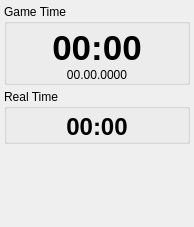
<?xml version="1.0" encoding="UTF-8"?>
<ui version="4.0">
 <class>Form</class>
 <widget class="QWidget" name="Form">
  <property name="geometry">
   <rect>
    <x>0</x>
    <y>0</y>
    <width>194</width>
    <height>227</height>
   </rect>
  </property>
  <property name="windowTitle">
   <string>Form</string>
  </property>
  <layout class="QVBoxLayout" name="verticalLayout">
   <property name="spacing">
    <number>4</number>
   </property>
   <property name="leftMargin">
    <number>4</number>
   </property>
   <property name="topMargin">
    <number>4</number>
   </property>
   <property name="rightMargin">
    <number>4</number>
   </property>
   <property name="bottomMargin">
    <number>4</number>
   </property>
   <item>
    <widget class="QGroupBox" name="groupBox">
     <property name="title">
      <string>Game Time</string>
     </property>
     <property name="checkable">
      <bool>false</bool>
     </property>
     <layout class="QVBoxLayout" name="verticalLayout_2">
      <property name="spacing">
       <number>0</number>
      </property>
      <property name="leftMargin">
       <number>4</number>
      </property>
      <property name="topMargin">
       <number>4</number>
      </property>
      <property name="rightMargin">
       <number>4</number>
      </property>
      <property name="bottomMargin">
       <number>0</number>
      </property>
      <item>
       <widget class="QLabel" name="gameTimeLabel">
        <property name="font">
         <font>
          <pointsize>26</pointsize>
          <weight>75</weight>
          <bold>true</bold>
         </font>
        </property>
        <property name="text">
         <string>00:00</string>
        </property>
        <property name="alignment">
         <set>Qt::AlignCenter</set>
        </property>
       </widget>
      </item>
      <item>
       <widget class="QLabel" name="gameDateLabel">
        <property name="font">
         <font>
          <pointsize>9</pointsize>
         </font>
        </property>
        <property name="text">
         <string>00.00.0000</string>
        </property>
        <property name="alignment">
         <set>Qt::AlignBottom|Qt::AlignHCenter</set>
        </property>
       </widget>
      </item>
     </layout>
    </widget>
   </item>
   <item>
    <widget class="QGroupBox" name="groupBox_2">
     <property name="title">
      <string>Real Time</string>
     </property>
     <layout class="QVBoxLayout" name="verticalLayout_3">
      <property name="spacing">
       <number>0</number>
      </property>
      <property name="leftMargin">
       <number>4</number>
      </property>
      <property name="topMargin">
       <number>4</number>
      </property>
      <property name="rightMargin">
       <number>4</number>
      </property>
      <property name="bottomMargin">
       <number>0</number>
      </property>
      <item>
       <widget class="QLabel" name="realTimeLabel">
        <property name="font">
         <font>
          <pointsize>18</pointsize>
          <weight>75</weight>
          <bold>true</bold>
         </font>
        </property>
        <property name="text">
         <string>00:00</string>
        </property>
        <property name="alignment">
         <set>Qt::AlignCenter</set>
        </property>
       </widget>
      </item>
     </layout>
    </widget>
   </item>
   <item>
    <spacer name="verticalSpacer">
     <property name="orientation">
      <enum>Qt::Vertical</enum>
     </property>
     <property name="sizeHint" stdset="0">
      <size>
       <width>20</width>
       <height>40</height>
      </size>
     </property>
    </spacer>
   </item>
  </layout>
 </widget>
 <resources/>
 <connections/>
</ui>
